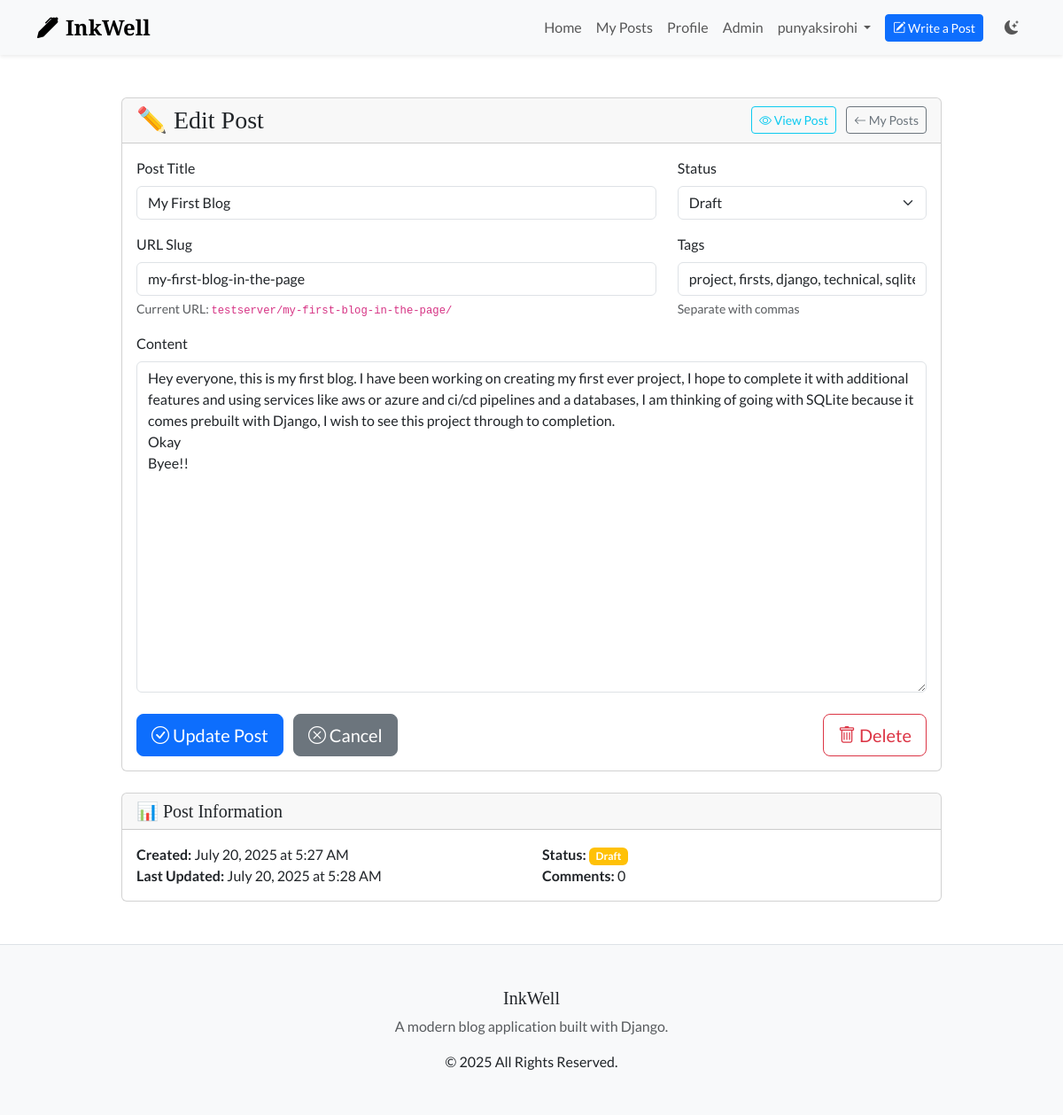
The app's page /my-first-blog-in-the-page/edit/ (signed in), older data.
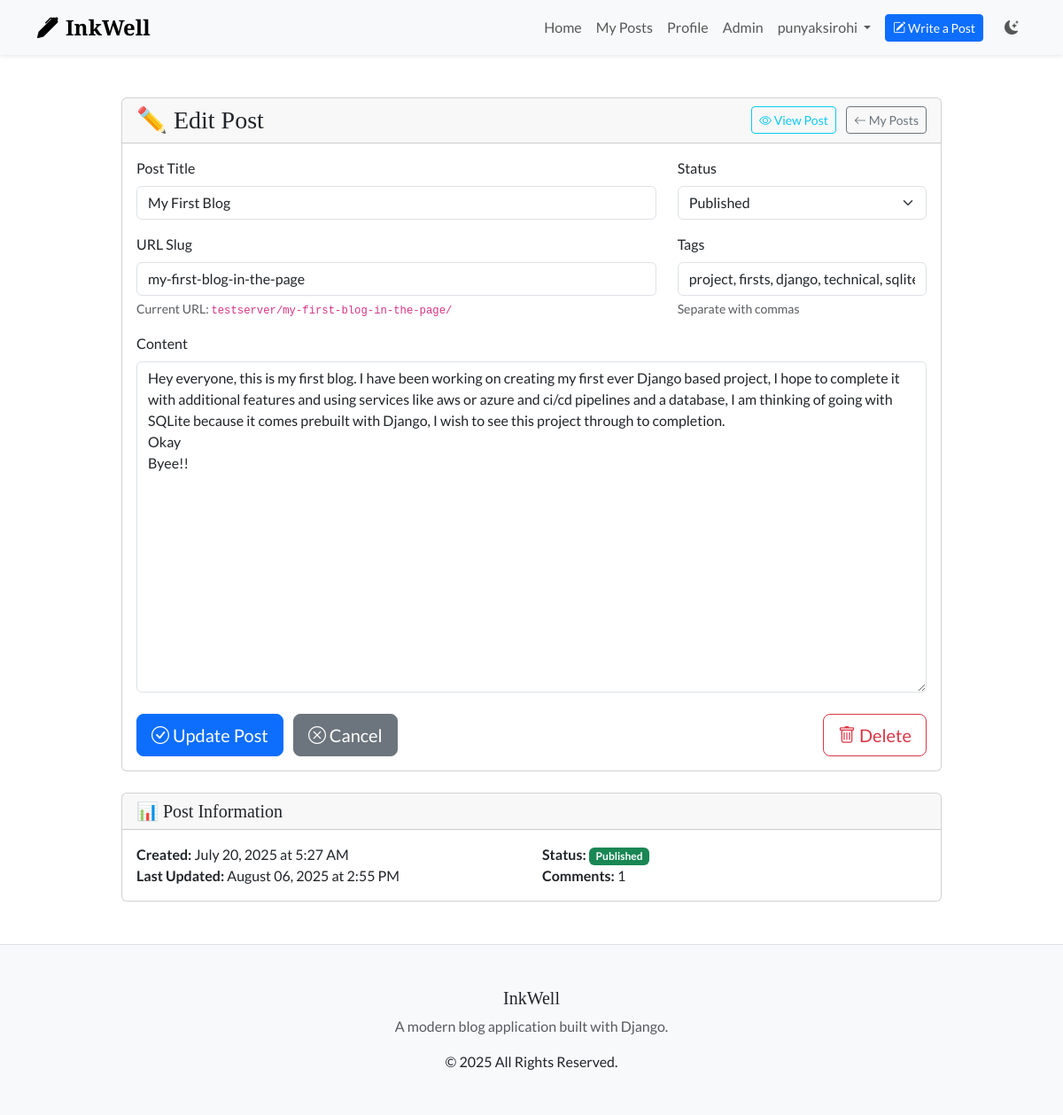
The same page, newer data.
### blog/models.py (models this page shows, shortened)
class Post(models.Model):
    title = models.CharField(max_length=200, unique=True)
    slug = models.SlugField(max_length=200, unique=True)
    body = models.TextField()
    created_at = models.DateTimeField(auto_now_add=True)
    updated_at = models.DateTimeField(auto_now=True)
    author = models.ForeignKey('auth.User', on_delete=models.CASCADE)
    tags = models.CharField(max_length=200, blank=True)
    status = models.IntegerField(choices=STATUS, default=0)
    class Meta:
        ordering = ['-created_at']

### blog/views.py (the view)
# urls.py: path('<slug:slug>/edit/', views.edit_post, name='edit_post'),
@login_required
def edit_post(request, slug):
    post = get_object_or_404(Post, slug=slug, author=request.user)
    if request.method == 'POST':
        form = PostForm(request.POST, instance=post)
        if form.is_valid():
            post = form.save()
            messages.success(request, 'Your post has been updated successfully!')
            return redirect('blog:post_detail', slug=post.slug)
    else:
        form = PostForm(instance=post)
    return render(request, 'blog/edit_post.html', {'form': form, 'post': post})

### templates/blog/edit_post.html (shortened to what the changed rows need)
{% extends 'base.html' %}
{% block content %}
<div class="row justify-content-center">
    <div class="col-md-10">
        <div class="card">
            <div class="card-body">
                <form method="post">
                    <div class="row">
                        <div class="col-md-8">
                            <div class="mb-3">
                                <label for="{{ form.title.id_for_label }}" class="form-label">{{ form.title.label }}</label>
                                {{ form.title }}
                            </div>
                        </div>
                        <div class="col-md-4">
                            <div class="mb-3">
                                <label for="{{ form.status.id_for_label }}" class="form-label">{{ form.status.label }}</label>
                                {{ form.status }}
                            </div>
                        </div>
                    </div>
                    <div class="row">
                        <div class="col-md-8">
                            <div class="mb-3">
                                <label for="{{ form.slug.id_for_label }}" class="form-label">{{ form.slug.label }}</label>
                                {{ form.slug }}
                                <div class="form-text">
                                    Current URL: <code>{{ request.get_host }}{% url 'blog:post_detail' post.slug %}</code>
                                </div>
                            </div>
                        </div>
                        <div class="col-md-4">
                            <div class="mb-3">
                                <label for="{{ form.tags.id_for_label }}" class="form-label">{{ form.tags.label }}</label>
                                {{ form.tags }}
                                <div class="form-text">Separate with commas</div>
                            </div>
                        </div>
                    </div>
                    <div class="mb-4">
                        <label for="{{ form.body.id_for_label }}" class="form-label">{{ form.body.label }}</label>
                        {{ form.body }}
                    </div>
                </form>
            </div>
        </div>
        <div class="card mt-4">
            <div class="card-body">
                <div class="row">
                    <div class="col-md-6">
                        <ul class="list-unstyled mb-0">
                            <li><strong>Created:</strong> {{ post.created_at|date:"F d, Y \a\t g:i A" }}</li>
                            <li><strong>Last Updated:</strong> {{ post.updated_at|date:"F d, Y \a\t g:i A" }}</li>
                        </ul>
                    </div>
                    <div class="col-md-6">
                        <ul class="list-unstyled mb-0">
                            <li><strong>Status:</strong>
                                {% if post.status == 1 %}
                                    <span class="badge bg-success">Published</span>
                                {% else %}
                                    <span class="badge bg-warning">Draft</span>
                                {% endif %}
                            </li>
                            <li><strong>Comments:</strong> {{ post.comments.count }}</li>
                        </ul>
                    </div>
                </div>
            </div>
        </div>
    </div>
</div>
{% endblock %}

Row changes from the older to the newer data that the page shows:
changed Post "/my-first-blog-in-the-page/": status "Draft" → "Published"; body "…creating my first ever project, I hope to complete it with additional features and using services like aws or azure and ci/cd pipelines and a databases, I am thinking of…" → "…creating my first ever Django based project, I hope to complete it with additional features and using services like aws or azure and ci/cd pipelines and a database, I am thinking of…"; updated_at "July 20, 2025 at 5:28 AM" → "August 06, 2025 at 2:55 PM"; comments.count "0" → "1"
Text that changed along with them:
text no longer shown: "Draft"
text now shown: "Published"
